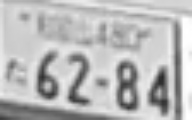
#> input picture originals/plate106.jpg, 192 x 120 px, given in place of plate0.jpg, which was not available
$ python transform.py
#> lines starting #> are read from the running program, lines starting #| are printed output that depends on the picture; after the words box and inside, x2 and y2 are one past the last pixel; in counts of white or black regions, pixels touching at a corner belong together; pictures that were not available may be replaced by others from this repository, and a replacement may not be noted
import cv2
import numpy as np


def normalize_image_orientation(input_path, wip_path, output_path):
#> called with input_path = 'originals/plate0.jpg', wip_path = 'wips/plate0.jpg', output_path = 'results/plate0.jpg'
    src = input_path
    img = cv2.imread(src)
#> img is the input picture: shape (120, 192, 3); min 41, max 255, mean 185.6

    # 画像の前処理
    gray = cv2.cvtColor(img, cv2.COLOR_BGR2GRAY)
    # ネガポジ反転
    if gray.mean() < 120:
        gray = 255 - gray
    # 平滑化
    gray = cv2.equalizeHist(gray)
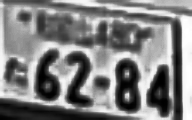
#> gray: shape (120, 192); min 0, max 255, mean 128.9
    ret, th1 = cv2.threshold(gray, 150, 255, cv2.THRESH_BINARY)
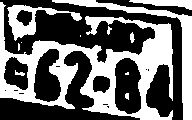
#> th1: shape (120, 192); 42.1% white; 12 white regions (4 under 20 px)
    cv2.imwrite(wip_path, th1)

    # 輪郭抽出
    contours, hierarchy = cv2.findContours(th1, cv2.RETR_EXTERNAL, cv2.CHAIN_APPROX_SIMPLE)
#> contours = 9 contours, 4 with area under 20; largest, box (x1, y1, x2, y2) and area: (0, 2, 173, 120) 9268, (52, 0, 192, 120) 1460, (7, 5, 82, 41) 862, (129, 0, 192, 10) 272, (130, 32, 135, 43) 24

    # 面積の大きいもののみ選別
    areas = []
    for cnt in contours:
        area = cv2.contourArea(cnt)
        if area > 1000:
            epsilon = 0.1*cv2.arcLength(cnt,True)
            approx = cv2.approxPolyDP(cnt,epsilon,True)
            if len(approx) == 4:
                areas.append(approx)
#> this loop made 9 passes
#> (area, epsilon, approx) on passes 7, 9: (9267.5, 118, [[0, 2], [171, 119]]), (1460.5, 49.6, [[52, 0], [176, 16], [191, 119], [191, 16]])
#> area on passes 4, 6, 8: 24.5, 862.5, 272.5
#> after the loop, areas = [[[52, 0], [176, 16], [191, 119], [191, 16]]]

    for area in areas:
        print("---area---")
        print(area)
#> this loop made 1 pass
#> area on pass 1: [[52, 0], [176, 16], [191, 119], [191, 16]]
#| ---area---
#| [[[ 52   0]]
#|  [[176  16]]
#|  [[191 119]]
#|  [[191  16]]]
        # if len(area[0]) < 3:
        #     areas.remove(area)

    # print(areas)

    if len(areas) > 0:
        cv2.drawContours(img,areas,-1,(0,255,0),3)
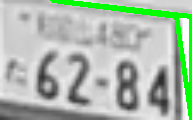
#> img: shape (120, 192, 3); 6.53% of pixels changed, all inside (x1, y1, x2, y2) = (50, 0, 192, 120)

        # 検出したもの
        # cv2.imwrite(wip_path, img)

        img = cv2.imread(src)
        img = np.where(img > 220, 255, img)
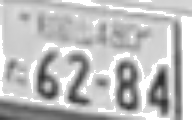
#> img: shape (120, 192, 3); min 41, max 255, mean 188.9

        dst = []

        pts1 = np.float32(areas[0])
#> pts1 = [[52, 0], [176, 16], [191, 119], [191, 16]]
        pts2 = np.float32([[0,0],[0,300],[600,300],[600,0]])

        M = cv2.getPerspectiveTransform(pts1,pts2)
#> M = [[-2.74, 21.21, 142.3], [-1.2, 10.41, 62.3], [-0.00856, 0.0354, 1]]
        dst = cv2.warpPerspective(img,M,(600,300))
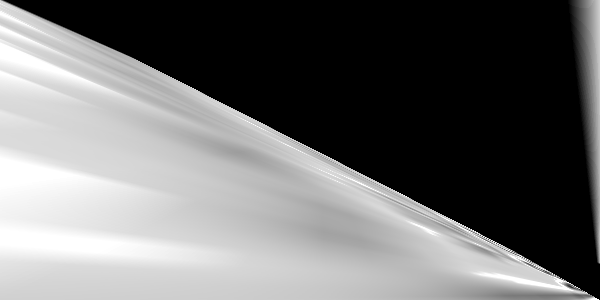
#> dst: shape (300, 600, 3); min 0, max 255, mean 110.3
        cv2.imwrite(output_path, dst)
    else:
        cv2.drawContours(img, contours, -1, (0, 0, 255), 2)
        cv2.imwrite(output_path, img)


for i in range(24):
    input_path = "originals/plate" + str(i) + ".jpg"
    wip_path = "wips/plate" + str(i) + ".jpg"
    output_path = "results/plate" + str(i) + ".jpg"

    normalize_image_orientation(input_path=input_path, wip_path=wip_path, output_path=output_path)
#> pass 2 of the loop `for i in range(24):`:
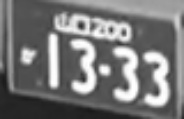
#> input picture originals/plate112.jpg, 184 x 119 px, given in place of plate1.jpg, which was not available
#> in normalize_image_orientation, img is the input picture: shape (119, 184, 3); min 25, max 255, mean 119.3
#> in normalize_image_orientation (call 2), `ret, th1 = cv2.threshold(gray, 150, 255, cv2.THRESH_BINARY)`:
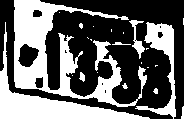
#> th1: shape (119, 184); 41.1% white; 23 white regions (14 under 20 px)
#> contours = 23 contours, 18 with area under 20; largest, box (x1, y1, x2, y2) and area: (14, 0, 147, 107) 4792, (0, 22, 150, 119) 2383, (135, 22, 176, 119) 1038, (129, 20, 145, 59) 142, (79, 72, 85, 82) 28
#> the loop in normalize_image_orientation (call 2), `for cnt in contours:` made 23 passes
#> (area, epsilon, approx) on passes 18, 19, 23: (1037.5, 32.24, [[147, 22], [172, 94], [135, 108], [173, 118]]), (2383, 47.31, [[5, 22], [0, 118], [149, 118], [12, 93]]), (4792.5, 109.6, [[14, 0], [141, 97]])
#> after the loop in normalize_image_orientation (call 2), `for cnt in contours:`: areas = 2 contours; box (x1, y1, x2, y2) and area: (0, 22, 150, 119) 2376, (135, 22, 174, 119) 187
#> the loop in normalize_image_orientation (call 2), `for area in areas:` made 2 passes
#> area on passes 1 to 2: [[147, 22], [172, 94], [135, 108], [173, 118]], [[5, 22], [0, 118], [149, 118], [12, 93]]
#> (printed output is left out)
#> pts1 = [[147, 22], [172, 94], [135, 108], [173, 118]]
#> M = [[-5.02, 1.74, 700.1], [-2.98, 0.807, 420.2], [-0.00898, 0.00521, 1]]
#> in normalize_image_orientation (call 2), `dst = cv2.warpPerspective(img,M,(600,300))`:
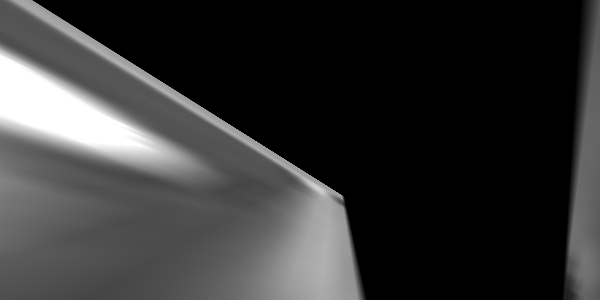
#> dst: shape (300, 600, 3); min 0, max 255, mean 52.2
#> (the run stopped early here; a loop or call above may not have finished)
